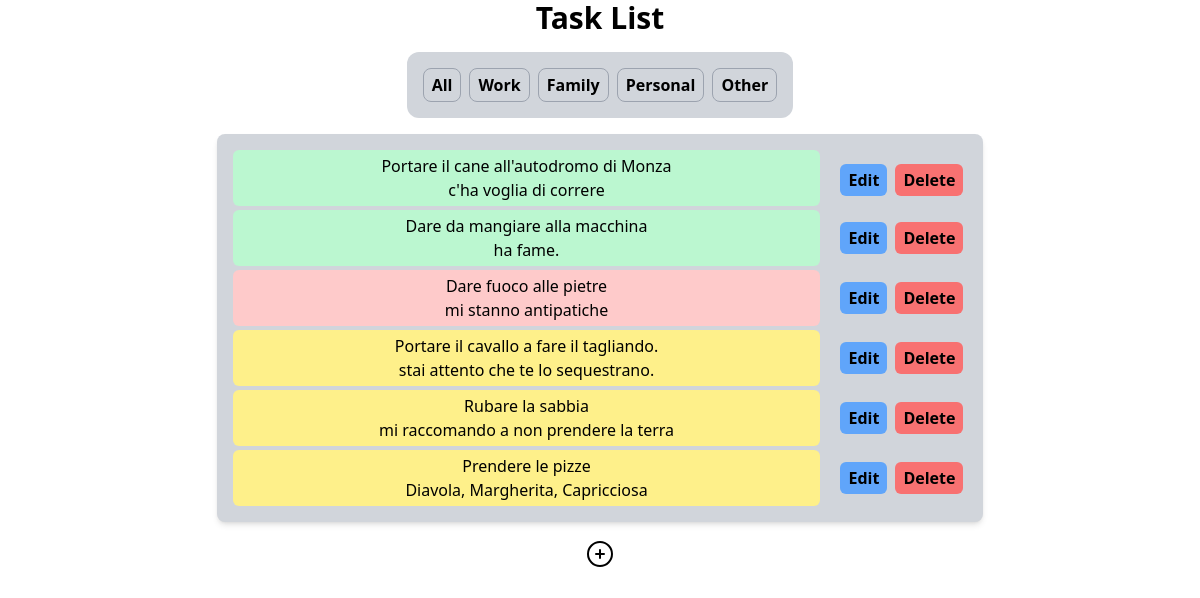
Before: /todolist/task/ with the older database file.
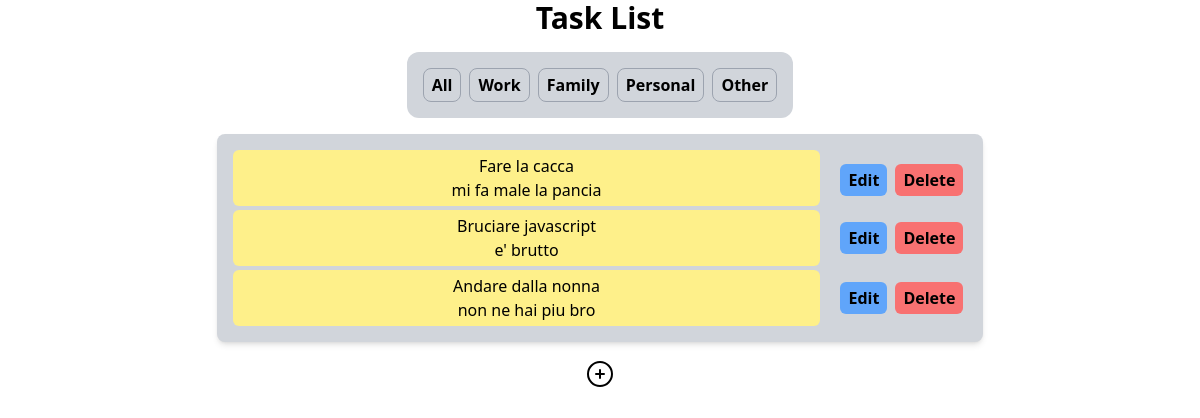
After: the same page with the newer database file.
### ToDo_List/models.py (models this page shows, shortened)
class Task(models.Model):
    content = models.CharField(max_length=200)
    notes = models.TextField(blank=True)
    pub_date = models.DateTimeField("date published: ")
    due_date = models.DateTimeField("due by: ", blank=True, null=True)
    class Priorities(models.IntegerChoices):
        IMPORTANT = 1,
        NORMAL = 2,
        LOWPRIO = 3,
    priority = models.IntegerField(choices=Priorities.choices, default=Priorities.NORMAL)
    categoryChoices = [
        ('work', 'Work'),
        ('family', 'Family'),
        ('personal','Personal'),
        ('other','Other')
    ]
    category = models.CharField(max_length=20, choices=categoryChoices, default='other')
    is_completed = models.BooleanField(default=False)

### ToDo_List/views.py (the view)
# urls.py: path("task/", views.index, name="index"),
def index(request):
    category = request.GET.get('category')
    if category:
        tasks = Task.objects.filter(category = category)
    else:
        tasks = Task.objects.all()
    current_time = timezone.now()
    one_day_from_now = current_time + timedelta(days=1)
    current_category = category
    return render(request, "index.html", {"tasks":tasks, "current_time":current_time, "one_day_from_now":one_day_from_now, "current_category":current_category})

### ToDo_List/templates/index.html (shortened to what this page needs)
<html>
<head>
    <script src="https://cdn.tailwindcss.com"></script>
    <link rel="stylesheet" href="https://cdnjs.cloudflare.com/ajax/libs/font-awesome/6.0.0-beta3/css/all.min.css">
</head>
<body>
    <div class="flex flex-col justify-center items-center max-w-7xl mx-auto space-y-4">
        <h1 class="text-3xl font-semibold">Task List</h1>
        <div class="flex bg-gray-300 p-4 rounded-xl space-x-2">
            <div class="border border-gray-400 px-2 py-1 font-semibold rounded-lg hover:-translate-y-1 hover:scale-105 hover:shadow-xl duration-200 bg-gray-300"><a href="{% url 'todo-list:index' %}">All</a></div>
            <div class="border border-gray-400 px-2 py-1 font-semibold rounded-lg hover:-translate-y-1 hover:scale-105 hover:shadow-xl duration-200 {% if current_category == 'work' %} bg-blue-300 {% else %} bg-gray-300 {% endif %}"><a href="{% url 'todo-list:index' %}?category=work">Work</a></div>
            <div class="border border-gray-400 px-2 py-1 font-semibold rounded-lg hover:-translate-y-1 hover:scale-105 hover:shadow-xl duration-200 {% if current_category == 'family' %} bg-yellow-200 {% else %} bg-gray-300 {% endif %}"><a href="{% url 'todo-list:index' %}?category=family">Family</a></div>
            <div class="border border-gray-400 px-2 py-1 font-semibold rounded-lg hover:-translate-y-1 hover:scale-105 hover:shadow-xl duration-200 {% if current_category == 'personal' %} bg-pink-200 {% else %} bg-gray-300 {% endif %}"><a href="{% url 'todo-list:index' %}?category=personal">Personal</a></div>
            <div class="border border-gray-400 px-2 py-1 font-semibold rounded-lg hover:-translate-y-1 hover:scale-105 hover:shadow-xl duration-200 {% if current_category == 'other' %} bg-red-300 {% else %} bg-gray-300 {% endif %}"><a href="{% url 'todo-list:index' %}?category=other">Other</a></div>
        </div>
        <ul class="grid grid-cols-5 space-y-1 bg-gray-300 rounded-lg shadow-md p-4">
            {%for task in tasks%}
                <li class="flex items-center justify-center rounded-md text-center col-span-4 py-1
                {% if task.is_completed %}
                    bg-green-200
                {% elif task.due_date and task.due_date <= one_day_from_now %}
                    bg-yellow-200
                {% elif task.due_date and task.due_date > current_time %}
                    bg-red-200
                {% endif %}
                ">
                    {{task.content}}<br>{{task.notes}}
                </li>
                <div class="flex items-center justify-center col-span-1 p-1 space-x-2 ml-4">
                    <button class="bg-blue-400 px-2 py-1 rounded-md font-semibold hover:-translate-y-1 hover:scale-105 hover:shadow-md duration-300 hover:bg-blue-500"><a href="{% url 'todo-list:update' task.pk %}">Edit</a></button>
                    <button class="bg-red-400 px-2 py-1 rounded-md font-semibold hover:-translate-y-1 hover:scale-105 hover:shadow-md duration-300 hover:bg-red-500"><a href="{% url 'todo-list:delete' task.pk%}">Delete</a></button>
                </div>
            {% empty %}
                <li class="flex items-center justify-center rounded-md text-center py-1 col-span-5 font-semibold">You haven't added a task yet. Add one by clicking the + button below</li>
            {% endfor %}
        </ul>
        <a href="/todolist/task/createnew" class="text-center text-2xl hover:scale-110 duration-300"><svg xmlns="http://www.w3.org/2000/svg" fill="none" viewBox="0 0 24 24" stroke-width="1.5" stroke="currentColor" class="size-8">
            <path stroke-linecap="round" stroke-linejoin="round" d="M12 9v6m3-3H9m12 0a9 9 0 1 1-18 0 9 9 0 0 1 18 0Z" />
          </svg></a>
    </div>
</body>
</html>

Changed rows visible on the page:
removed Task: content "Portare il cane all'autodromo di Monza", notes "c'ha voglia di correre"
removed Task: content "Dare da mangiare alla macchina", notes "ha fame."
removed Task: content "Dare fuoco alle pietre", notes "mi stanno antipatiche"
removed Task: content "Portare il cavallo a fare il tagliando.", notes "stai attento che te lo sequestrano."
removed Task: content "Rubare la sabbia", notes "mi raccomando a non prendere la terra"
removed Task: content "Prendere le pizze", notes "Diavola, Margherita, Capricciosa"
added Task: content "Fare la cacca", notes "mi fa male la pancia"
added Task: content "Bruciare javascript", notes "e' brutto"
added Task: content "Andare dalla nonna", notes "non ne hai piu bro"
